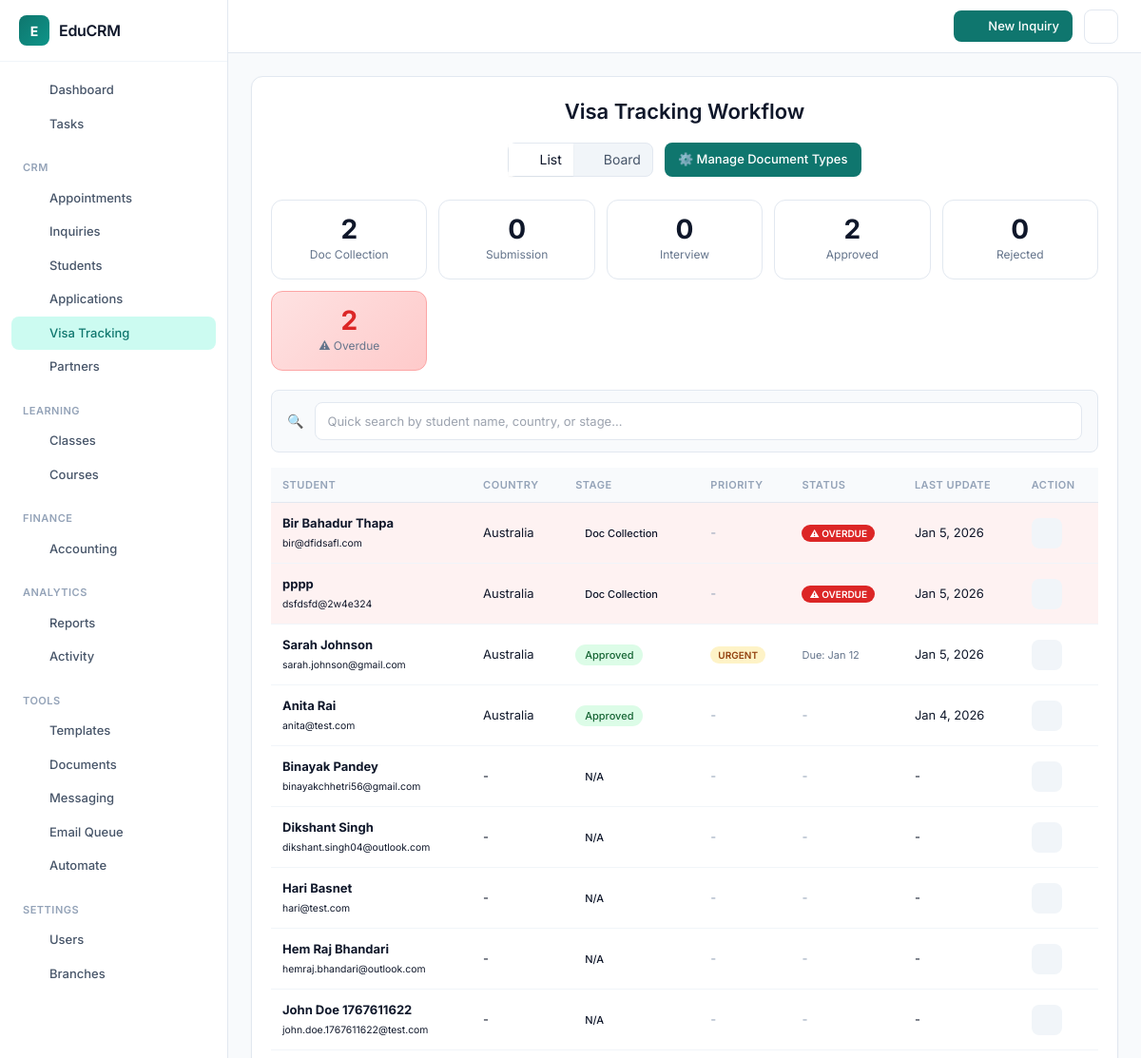
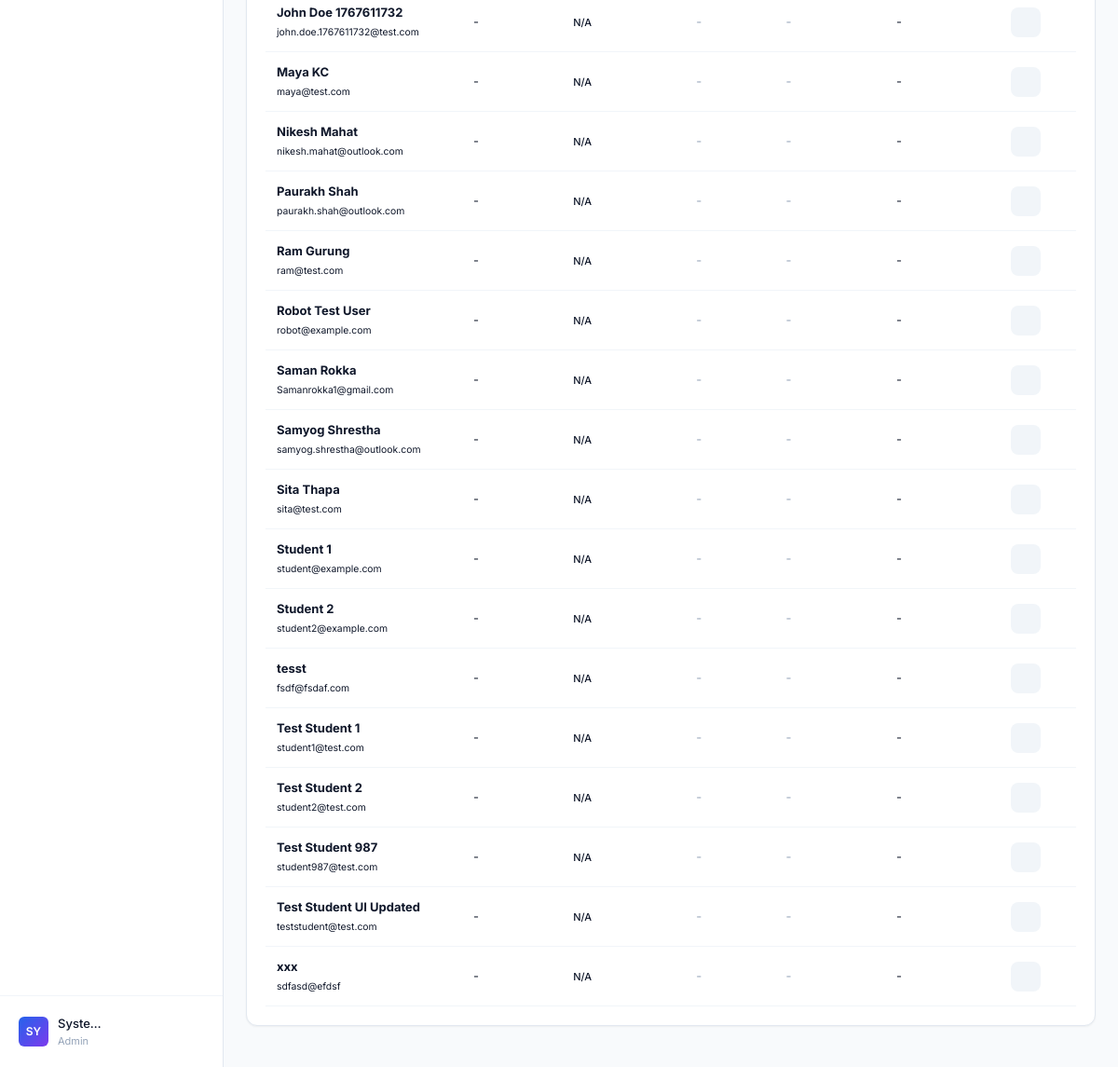
Screenshot of /modules/visa/list.php (signed in) with the database file from the repository (2 pictures, top to bottom).
### tables this page shows
CREATE TABLE `visa_workflows` (
  `id` int(11) NOT NULL,
  `student_id` int(11) NOT NULL,
  `country` varchar(100) NOT NULL,
  `country_id` int(11) DEFAULT NULL,
  `current_stage` enum('Doc Collection','Submission','Interview','Approved','Rejected') DEFAULT 'Doc Collection',
  `stage_id` int(11) DEFAULT NULL,
  `workflow_progress_id` int(11) DEFAULT NULL,
  `checklist_json` text DEFAULT NULL,
  `notes` text DEFAULT NULL,
  `updated_at` timestamp NOT NULL DEFAULT current_timestamp() ON UPDATE current_timestamp(),
  `stage_started_at` timestamp NOT NULL DEFAULT current_timestamp(),
  `expected_completion_date` date DEFAULT NULL,
  `priority` enum('normal','urgent','critical') DEFAULT 'normal',
  `branch_id` int(11) DEFAULT NULL
);

CREATE TABLE `users` (
  `id` int(11) NOT NULL,
  `name` varchar(100) NOT NULL,
  `email` varchar(100) NOT NULL,
  `password_hash` varchar(255) NOT NULL,
  `role` enum('admin','counselor','teacher','student') NOT NULL DEFAULT 'student',
  `phone` varchar(20) DEFAULT NULL,
  `address` text DEFAULT NULL,
  `country_id` int(11) DEFAULT NULL,
  `education_level_id` int(11) DEFAULT NULL,
  `country` varchar(100) DEFAULT NULL,
  `education_level` varchar(50) DEFAULT NULL,
  `passport_number` varchar(50) DEFAULT NULL,
  `created_at` timestamp NOT NULL DEFAULT current_timestamp(),
  `reset_token` varchar(100) DEFAULT NULL,
  `token_expiry` datetime DEFAULT NULL,
  `deleted_at` timestamp NULL DEFAULT NULL,
  `two_factor_secret` varchar(32) DEFAULT NULL,
  `two_factor_enabled` tinyint(1) DEFAULT 0,
  `last_login_at` timestamp NULL DEFAULT NULL,
  `last_login_ip` varchar(45) DEFAULT NULL,
  `branch_id` int(11) DEFAULT NULL,
  `updated_at` datetime DEFAULT NULL
);

CREATE TABLE `countries` (
  `id` int(11) NOT NULL,
  `name` varchar(100) NOT NULL,
  `code` varchar(3) NOT NULL COMMENT 'ISO 3166-1 alpha-3 code',
  `is_active` tinyint(1) DEFAULT 1,
  `created_at` timestamp NOT NULL DEFAULT current_timestamp()
);

CREATE TABLE `visa_stages` (
  `id` int(11) NOT NULL,
  `name` varchar(100) NOT NULL,
  `stage_order` int(11) NOT NULL DEFAULT 0,
  `description` text DEFAULT NULL,
  `created_at` timestamp NOT NULL DEFAULT current_timestamp(),
  `default_sla_days` int(11) DEFAULT 7,
  `allowed_next_stages` longtext DEFAULT NULL CHECK (json_valid(`allowed_next_stages`))
);

### modules/visa/list.php (the view, shortened to what this page needs)
<?php
require_once '../../app/bootstrap.php';
$stmt = $pdo->prepare("
    SELECT u.id, u.name, u.email,
           c.name as country_name,
           vs.name as stage_name,
           vw.country as legacy_country,
           vw.current_stage as legacy_stage,
           vw.priority,
           vw.expected_completion_date,
           vw.updated_at,
           CASE
               WHEN vw.expected_completion_date IS NOT NULL
                    AND vw.expected_completion_date < CURDATE()
                    AND vs.name NOT IN ('Approved', 'Rejected') THEN 1
               ELSE 0
           END as is_overdue
    FROM users u
    JOIN user_roles ur ON u.id = ur.user_id
    JOIN roles r ON ur.role_id = r.id
    LEFT JOIN visa_workflows vw ON u.id = vw.student_id
    LEFT JOIN countries c ON vw.country_id = c.id
    LEFT JOIN visa_stages vs ON vw.stage_id = vs.id
    WHERE r.name = 'student'
    ORDER BY is_overdue DESC, vw.priority DESC, u.name ASC
");
$stmt->execute();
$students = $stmt->fetchAll();
$pipelineStats = $pdo->query("
    SELECT vs.name as stage, COUNT(vw.id) as count
    FROM visa_stages vs
    LEFT JOIN visa_workflows vw ON vw.stage_id = vs.id
    GROUP BY vs.id, vs.name
    ORDER BY vs.stage_order
")->fetchAll(PDO::FETCH_KEY_PAIR);
$overdueCount = $pdo->query("
    SELECT COUNT(*) FROM visa_workflows vw
    JOIN visa_stages vs ON vw.stage_id = vs.id
    WHERE vw.expected_completion_date < CURDATE()
    AND vs.name NOT IN ('Approved', 'Rejected')
")->fetchColumn();
require_once '../../templates/header.php';
?>
<div class="card">
    <div class="page-header flex flex-col sm:flex-row sm:items-center sm:justify-between gap-4 mb-4">
        <h2 class="page-title" style="margin: 0;">Visa Tracking Workflow</h2>
        <div class="flex gap-3">
            <div
                class="inline-flex rounded-lg border border-slate-200 dark:border-slate-700 p-1 bg-slate-100 dark:bg-slate-800">
                <span
                    class="px-3 py-1.5 text-sm rounded-md bg-white dark:bg-slate-700 text-slate-900 dark:text-slate-200 shadow-sm flex items-center gap-1">
                    <?php echo \EduCRM\Services\NavigationService::getIcon('list', 16); ?> List
                </span>
                <a href="kanban.php"
                    class="px-3 py-1.5 text-sm rounded-md text-slate-600 dark:text-slate-400 hover:text-slate-900 dark:hover:text-slate-200 transition-colors flex items-center gap-1">
                    <?php echo \EduCRM\Services\NavigationService::getIcon('columns', 16); ?> Board
                </a>
            </div>
            <a href="document_types.php" class="btn btn-primary" style="font-size: 13px;">⚙️ Manage Document Types</a>
        </div>
    </div>
    <div class="stat-cards">
        <?php foreach ($pipelineStats as $stage => $count):
            ?>
            <div class="stat-card">
                <div class="stat-value"><?php echo $count; ?></div>
                <div class="stat-label"><?php echo htmlspecialchars($stage); ?></div>
            </div>
        <?php endforeach; ?>
        <div class="stat-card overdue">
            <div class="stat-value" style="color: #dc2626;"><?php echo $overdueCount; ?></div>
            <div class="stat-label">⚠ Overdue</div>
        </div>
    </div>
    <div class="bg-slate-50 px-4 py-3 rounded-lg border border-slate-200 mb-4">
        <div x-data='searchFilter({
            data: <?php echo json_encode(array_map(function ($s) {
                return [
                    'id' => $s['id'],
                    'name' => $s['name'],
                    'email' => $s['email'],
                    'country' => $s['country_name'] ?? $s['legacy_country'] ?? '',
                    'stage' => $s['stage_name'] ?? $s['legacy_stage'] ?? 'Not Started',
                    'priority' => $s['priority'] ?? 'normal',
                    'isOverdue' => (bool) $s['is_overdue']
                ];
            }, $students)); ?>,
            searchFields: ["name", "country", "stage"],
            minLength: 1,
            maxResults: 8
        })' class="relative">
            <div class="flex items-center gap-3">
                <span class="text-slate-400">🔍</span>
                <input type="text" x-model="query" @input="search()" @focus="if(query.length >= 1) showResults = true"
                    @keydown="handleKeydown($event)" @keydown.escape="showResults = false"
                    class="flex-1 px-3 py-2 border border-slate-300 rounded-lg text-sm focus:ring-2 focus:ring-primary-500"
                    placeholder="Quick search by student name, country, or stage..." autocomplete="off">
            </div>
        </div>
    </div>
    <table>
        <thead>
            <tr>
                <th>Student</th>
                <th>Country</th>
                <th>Stage</th>
                <th>Priority</th>
                <th>Status</th>
                <th>Last Update</th>
                <th>Action</th>
            </tr>
        </thead>
        <tbody>
            <?php foreach ($students as $s):
                $stageName = $s['stage_name'] ?? $s['legacy_stage'] ?? 'N/A';
                $stageClass = 'stage-' . strtolower(str_replace(' ', '-', $stageName));
                ?>
                <tr <?php echo $s['is_overdue'] ? 'style="background: #fef2f2;"' : ''; ?>>
                    <td>
                        <strong><?php echo htmlspecialchars($s['name']); ?></strong><br>
                        <small><?php echo htmlspecialchars($s['email']); ?></small>
                    </td>
                    <td><?php echo htmlspecialchars($s['country_name'] ?? $s['legacy_country'] ?? '-'); ?></td>
                    <td>
                        <span class="stage-badge <?php echo $stageClass; ?>">
                            <?php echo htmlspecialchars($stageName); ?>
                        </span>
                    </td>
                    <td>
                        <?php if ($s['priority'] && $s['priority'] !== 'normal'): ?>
                            <span class="priority-badge priority-<?php echo $s['priority']; ?>">
                                <?php echo ucfirst($s['priority']); ?>
                            </span>
                        <?php else: ?>
                            <span style="color: #94a3b8;">-</span>
                        <?php endif; ?>
                    </td>
                    <td>
                        <?php if ($s['is_overdue']): ?>
                            <span class="overdue-badge">⚠ OVERDUE</span>
                        <?php elseif ($s['expected_completion_date']): ?>
                            <span style="font-size: 11px; color: #64748b;">
                                Due: <?php echo date('M j', strtotime($s['expected_completion_date'])); ?>
                            </span>
                        <?php else: ?>
                            <span style="color: #94a3b8;">-</span>
                        <?php endif; ?>
                    </td>
                    <td><?php echo $s['updated_at'] ? date('M j, Y', strtotime($s['updated_at'])) : '-'; ?></td>
                    <td>
                        <a href="update.php?student_id=<?php echo $s['id']; ?>" class="action-btn default"
                            title="Update Stage">
                            <?php echo \EduCRM\Services\NavigationService::getIcon('edit', 16); ?>
                        </a>
                    </td>
                </tr>
            <?php endforeach; ?>
        </tbody>
    </table>
</div>
<?php require_once '../../templates/footer.php'; ?>

### app/Services/NavigationService.php (shortened to what this page needs)
<?php
class NavigationService
{
    public static function getIcon($name, $size = 18)
    {
        $path = $icons[$name] ?? $icons['home'];
        return '<svg xmlns="http://www.w3.org/2000/svg" width="' . $size . '" height="' . $size . '" viewBox="0 0 24 24" fill="none" stroke="currentColor" stroke-width="2" stroke-linecap="round" stroke-linejoin="round">' . $path . '</svg>';
    }
}

### public/assets/css/sidebar.css (style rules this page uses)
:root { --primary: #0f766e; --primary-hover: #0d9488; --primary-light: #ccfbf1; --accent-red: #dc2626; --accent-red-light: #fef2f2; --accent-orange: #ea580c; --accent-orange-light: #fff7ed; --accent-amber: #d97706; --accent-amber-light: #fffbeb; --accent-green: #16a34a; --accent-green-light: #f0fdf4; --accent-blue: #2563eb; --accent-blue-light: #eff6ff; --accent-violet: #7c3aed; --accent-violet-light: #f5f3ff; --bg: #f8fafc; --surface: #ffffff; --border: #e2e8f0; --border-light: #f1f5f9; --text: #0f172a; --text-secondary: #475569; --text-muted: #94a3b8; --sidebar-width: 240px; --sidebar-bg: #ffffff; --sidebar-border: #e2e8f0; --shadow-xs: 0 1px 2px rgba(0, 0, 0, 0.04); --shadow-sm: 0 1px 3px rgba(0, 0, 0, 0.06), 0 1px 2px rgba(0, 0, 0, 0.04); --shadow-md: 0 4px 6px -1px rgba(0, 0, 0, 0.06), 0 2px 4px -1px rgba(0, 0, 0, 0.04); --radius-sm: 6px; --radius-md: 8px; --radius-lg: 12px; --transition: 150ms ease; }
*, *::before, *::after { box-sizing: border-box; }
body { margin: 0; padding: 0; font-family: 'Inter', -apple-system, BlinkMacSystemFont, 'Segoe UI', system-ui, sans-serif; font-size: 14px; line-height: 1.5; color: var(--text); background: var(--bg); -webkit-font-smoothing: antialiased; }
.nav-link svg { flex-shrink: 0; opacity: 0.7; }
.nav-link.active svg { opacity: 1; }
.header-btn svg { width: 16px; height: 16px; }
.card { background: var(--surface); border: 1px solid var(--border); border-radius: var(--radius-lg); padding: 20px; margin-bottom: 20px; }
.stat-card { background: var(--surface); border: 1px solid var(--border); border-radius: var(--radius-lg); padding: 16px; transition: all var(--transition); }
.stat-value { font-size: 28px; font-weight: 700; color: var(--text); line-height: 1; margin-bottom: 4px; }
.stat-label { font-size: 12px; color: var(--text-muted); }
.btn { display: inline-flex; align-items: center; justify-content: center; gap: 6px; padding: 8px 14px; border-radius: var(--radius-md); font-size: 13px; font-weight: 500; cursor: pointer; text-decoration: none; border: none; transition: all var(--transition); background: var(--primary); color: white; }
.btn-primary { background: var(--primary); color: white; }
table { width: 100%; border-collapse: collapse; }
table thead th { padding: 10px 12px; text-align: left; font-size: 11px; font-weight: 600; text-transform: uppercase; letter-spacing: 0.5px; color: var(--text-muted); background: var(--bg); border-bottom: 1px solid var(--border); }
table td { padding: 12px; font-size: 13px; border-bottom: 1px solid var(--border-light); }
.page-header { display: flex; align-items: center; justify-content: space-between; margin-bottom: 24px; }
.page-title { font-size: 22px; font-weight: 600; color: var(--text); margin: 0; }
.action-btn { width: 32px; height: 32px; display: inline-flex; align-items: center; justify-content: center; border-radius: var(--radius-md); text-decoration: none; transition: all var(--transition); cursor: pointer; }
.action-btn svg { width: 16px; height: 16px; }
.action-btn.default { background: var(--border-light); color: var(--text-secondary); }
.bg-white { background: var(--surface) !important; }
.rounded-lg { border-radius: var(--radius-md) !important; }
.border-slate-200 { border-color: var(--border) !important; }
.text-slate-600, .text-slate-500 { color: var(--text-secondary) !important; }
.text-slate-400 { color: var(--text-muted) !important; }
.bg-slate-50 { background: var(--bg) !important; }
.bg-slate-100 { background: var(--border-light) !important; }
input[type="text"], input[type="email"], input[type="password"], input[type="number"], input[type="search"], input[type="tel"], input[type="url"], input[type="date"], select, textarea { padding: 9px 12px; border: 1px solid var(--border); border-radius: var(--radius-md); font-size: 13px; font-family: inherit; background: var(--surface); color: var(--text); transition: all var(--transition); }

### rows the page displays
visa_workflows: student.name "Bir Bahadur Thapa", student.email "bir@dfidsafl.com", country.name "Australia", stage.name "Doc Collection", shows "⚠ OVERDUE", updated_at "Jan 5, 2026", $size 16 (drawn)
visa_workflows: student.name "pppp", student.email "dsfdsfd@2w4e324", country.name "Australia", stage.name "Doc Collection", shows "⚠ OVERDUE", updated_at "Jan 5, 2026", $size 16 (drawn)
visa_workflows: student.name "Sarah Johnson", student.email "sarah.johnson@gmail.com", country.name "Australia", stage.name "Approved", priority "URGENT", expected_completion_date "Jan 12", updated_at "Jan 5, 2026", $size 16 (drawn)
visa_workflows: student.name "Anita Rai", student.email "anita@test.com", country.name "Australia", stage.name "Approved", updated_at "Jan 4, 2026", $size 16 (drawn)
users: name "Binayak Pandey", email "binayakchhetri56@gmail.com", country_name "-", stageName "N/A", $size 16 (drawn)
users: name "Dikshant Singh", email "dikshant.singh04@outlook.com", country_name "-", stageName "N/A", $size 16 (drawn)
users: name "Hari Basnet", email "hari@test.com", country_name "-", stageName "N/A", $size 16 (drawn)
users: name "Hem Raj Bhandari", email "hemraj.bhandari@outlook.com", country_name "-", stageName "N/A", $size 16 (drawn)
users: name "John Doe 1767611622", email "john.doe.1767611622@test.com", country_name "-", stageName "N/A", $size 16 (drawn)
users: name "John Doe 1767611732", email "john.doe.1767611732@test.com", country_name "-", stageName "N/A", $size 16 (drawn)
users: name "Maya KC", email "maya@test.com", country_name "-", stageName "N/A", $size 16 (drawn)
users: name "Nikesh Mahat", email "nikesh.mahat@outlook.com", country_name "-", stageName "N/A", $size 16 (drawn)
users: name "Paurakh Shah", email "paurakh.shah@outlook.com", country_name "-", stageName "N/A", $size 16 (drawn)
users: name "Ram Gurung", email "ram@test.com", country_name "-", stageName "N/A", $size 16 (drawn)
users: name "Robot Test User", email "robot@example.com", country_name "-", stageName "N/A", $size 16 (drawn)
users: name "Saman Rokka", email "Samanrokka1@gmail.com", country_name "-", stageName "N/A", $size 16 (drawn)
users: name "Samyog Shrestha", email "samyog.shrestha@outlook.com", country_name "-", stageName "N/A", $size 16 (drawn)
users: name "Sita Thapa", email "sita@test.com", country_name "-", stageName "N/A", $size 16 (drawn)
users: name "Student 1", email "student@example.com", country_name "-", stageName "N/A", $size 16 (drawn)
users: name "Student 2", email "student2@example.com", country_name "-", stageName "N/A", $size 16 (drawn)
users: name "tesst", email "fsdf@fsdaf.com", country_name "-", stageName "N/A", $size 16 (drawn)
users: name "Test Student 1", email "student1@test.com", country_name "-", stageName "N/A", $size 16 (drawn)
users: name "Test Student 2", email "student2@test.com", country_name "-", stageName "N/A", $size 16 (drawn)
users: name "Test Student 987", email "student987@test.com", country_name "-", stageName "N/A", $size 16 (drawn)
users: name "Test Student UI Updated", email "teststudent@test.com", country_name "-", stageName "N/A", $size 16 (drawn)
users: name "xxx", email "sdfasd@efdsf", country_name "-", stageName "N/A", $size 16 (drawn)

### other values shown
$item['label'] "Dashboard"
$item['label'] "Tasks"
$section['title'] "CRM"
$item['label'] "Appointments"
$item['label'] "Inquiries"
$item['label'] "Students"
$item['label'] "Applications"
$item['label'] "Visa Tracking"
$item['label'] "Partners"
$section['title'] "LEARNING"
$item['label'] "Classes"
$item['label'] "Courses"
$section['title'] "FINANCE"
$item['label'] "Accounting"
$section['title'] "ANALYTICS"
